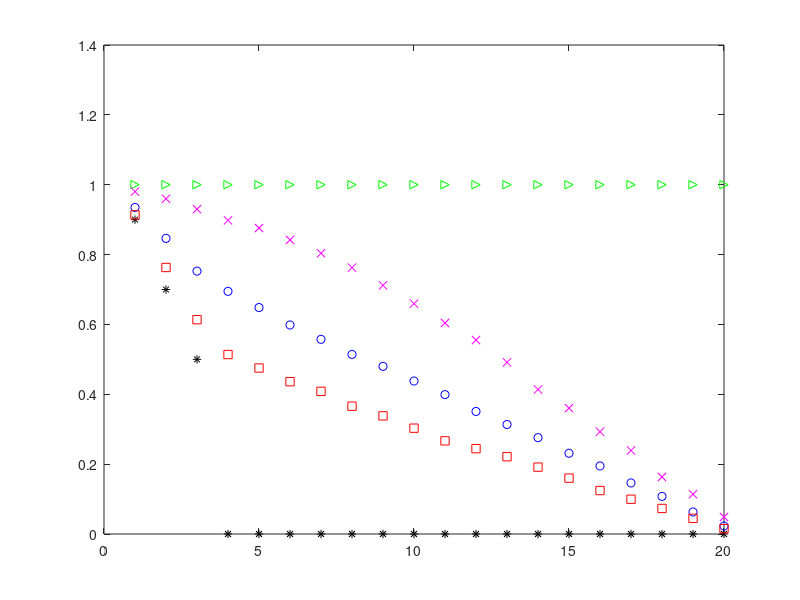

Here is the MATLAB script that generated this plot:
clear all
close all
clc;
d=3;%no.of correlated components
r=10;%no.of runs
M=[20 50 100 200];%sample sizes
n=20;%dimension
m=20;%m=n
T=[0.9 0.7 0.5 zeros(1,min([m,n])-d)];
z=1;%for loop to save sungular values in one matrix(sg)
sg=zeros(r,n);
E=[1 0 0 0.9 0 0;0 1 0 0 0 0.7;0 0 1 0 0.5 0;0.9 0 0 1 0 0;0 0 0.5 0 1 0;0 0.7 0 0 0 1];%sigma
for a=1:length(M);
  for l=1:r;%loop of 1000 for averaging singualar values
  mu=zeros(1,length(E));
  S=complex(mvnrnd(mu,E,M(a)),mvnrnd(mu,E,M(a)));
  S=S.';
  %disp('the mixing vector a is')
  a1 =complex(zeros(n,length(E)*0.5)+randn(n,length(E)*0.5)*0.3,(zeros(n,length(E)*0.5)+(randn(n,length(E)*0.5)*0.3)));
  %disp(a1);
  %disp('the noise vector n is')
  n1 = complex(zeros(n,M(a))+randn(n,M(a))*0.1,(zeros(n,M(a))+randn(n,M(a))*0.1));
  %disp(n1);
  s1=zeros(length(E)/2,M(a));
  %disp('the first source ');
    for i=1 : length(E)/2
    s1(i,:) = S(i,:);
    end
  %disp('the system x is');
  x=(a1*s1)+n1;
  %disp(x);
  disp('the mixing vector a is')
  a2 =complex(randn(n,length(E)/2)*0.25,(randn(n,length(E)/2)*0.25));
  %disp(a2);
  %disp('the noise vector n is')
  n2 = complex(zeros(n,M(a))+randn(n,M(a))*0.2,(zeros(n,M(a))+randn(n,M(a))*0.2));
  %disp(n2);
  s2=zeros(length(E)/2,M(a));
    for j=((length(E))/2)+1:length(E) 
    k=j-length(E)/2;
    s2(k,:) = S(j,:);
    end
 %disp(s2);
 %disp('the system y is');
 y=(a2*s2)+n2;
 rxx=(1/M(a))*((x)*(x'));
 ryy=(1/M(a))*((y)*(y'));
 rxy=(1/M(a))*((x)*(y'));
 A=(sqrtm(inv(rxx)))*(rxy)*(sqrtm(inv(ryy)));
 disp(A);
 [F,K,G]=svd(A);
PF=0.001;
s=0;
k=1;
pr=1;
 for s=0:m-1
    ts=chi2inv(1-PF,2*(m-s)*(n-s))
  for i=s+1:m
    pr=pr*(1-K(i,i)^2);
%     disp('pr value');
%     disp(pr)   
  end      
ct=-(2*M(a)-(m+n+1))*log(pr);
pr=1;
disp('ct values')
disp(ct);
if ct<ts
    disp('the number of correlated components');
    ds=s;
    disp(ds);
    break    
end
 end
 %disp(K);
    for t=1:n
    sg(z,t)=K(t,t);
    end
    z=z+1;%to go to next row
     %disp(l);
     %disp(M(a));
end
end
%storing Individual singualr values for M
m1=zeros(r,n);%To store the values of M=20 for 1000 runs
m2=zeros(r,n);
m3=zeros(r,n);%to store the values of M=50 for 1000 runs
m4=zeros(r,n);
for q=1:r
    m1(q,:)=sg(q,:);
end
u=1;
for w=r+1:2*r
    m2(u,:)=sg(w,:);
    u=u+1;
end
h=1;
for g=2*r+1:3*r
    m3(h,:)=sg(g,:);
    h=h+1;
end
   j=1;
for v=3*r+1:4*r
    m4(j,:)=sg(v,:);
    j=j+1;
end
%calculating means
M1=zeros(1,n);
M2=zeros(1,n);
M3=zeros(1,n);
M4=zeros(1,n);%To store the mean of singualr values averaged 1000 times
for i=1:n
M1(1,i)=mean(m1(:,i));
M2(1,i)=mean(m2(:,i));
M3(1,i)=mean(m3(:,i));
M4(1,i)=mean(m4(:,i));
end
N=[M1;M2;M3;M4];
i=1:m;
plot(i,T,'k*')
%disp(i);
hold on
plot(i,M1,'g>');
plot(i,M2,'mx');
plot(i,M3,'bo');
plot(i,M4,'rs');
p=min(n,m);
hold off















    
    




